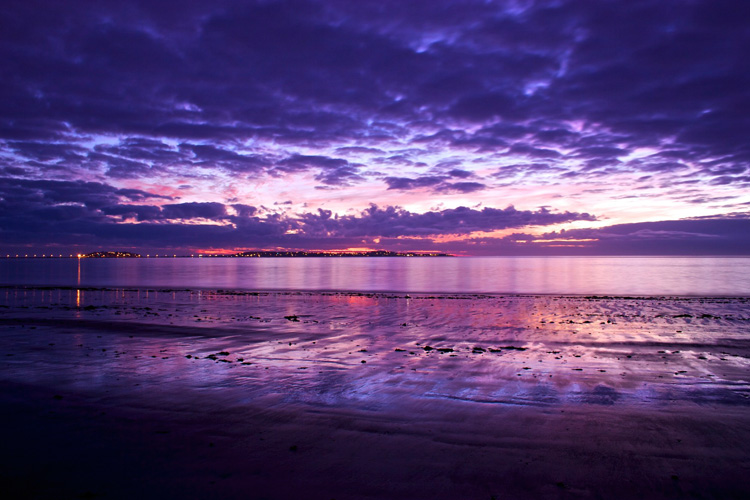
#> input picture Unit 7/beach.jpeg, 750 x 500 px
$ python '3 Wang Amy kmeans_pics.py' beach.jpeg 3
#> lines starting #> are read from the running program, lines starting #| are printed output that depends on the picture; long printed decimals are rounded
#> further down, img is the input picture: PIL image 750x500 RGB; mean R, G, B 87.5, 62.7, 117.8
#27-color naïve quantization: Take each pixel in turn. For R, G, and B individually, if the value is less than
#255 // 3, make it 0. If it’s greater than 255 * 2 // 3, make it 255. Otherwise, make it 127.
#• 8-color naïve quantization: Take each pixel in turn. For R, G, and B individually, if the value is less than 128,
#make it 0. If it’s greater or equal, make it 255
import sys
import random
from time import perf_counter
from PIL import Image
from random import randrange
from collections import defaultdict

dict = defaultdict(list)
meanlist = []
k = 8

def  vector_quantization(img, pix, grouplist):
    global meanlist

    newimg = Image.new("RGB", (img.size[0], img.size[1]), 0)
    newpix = newimg.load()
    i = 0
    for group in grouplist:
        for p in group:
            newpix[p[0],p[1]] = (int(meanlist[i][0]),int(meanlist[i][1]),int(meanlist[i][2]))
        i += 1

    return newimg

def find_initial_means(pix):
    global k
    meanlist = []

    while True:
        x = randrange(0, 256)
        y = randrange(0, 256)
        color = pix[x,y]
        if not color in meanlist:
            meanlist.append(color)
        if len(meanlist) == k:
            break

    #print(meanlist)
    return meanlist

def build_rgb_dcit(img, pix):
    global dict
    dict = defaultdict(list)
    for x in range (img.size[0]):
            for y in range (img.size[1]):
                color = pix[x,y]
                if color in dict:
                    dict[color].append((x,y))
                else:
                    dict[color] = [(x,y)]
    print("dict size", len(dict))
#| dict size 97134

    return dict

def k_means(img, pix):
    global meanlist, k, dict

    dict = build_rgb_dcit(img, pix)
#> dict = 97134 items
    #meanlist = find_initial_means(pix)
    meanlist = random.sample(list(dict.keys()), k)
#> meanlist = [(233, 222, 254), (93, 61, 108), (80, 60, 155)]

    oldgrouplist = [[[]] * k]

    counter = 0
    while True:
        grouplist = []
        for i in range(k):
            g = []
            grouplist.append(g)
        counter += 1
        print("\n\nstarting round ", counter, "current mean list", meanlist)

        for color in dict:
            #print(color, dict[color])
            min = 1000000
            idx = -1
            for i in range(k):
                squared_error = (color[0]-meanlist[i][0])**2 + (color[1]-meanlist[i][1])**2 +  (color[2]-meanlist[i][2])**2
                if squared_error < min:
                    min = squared_error
                    idx = i
            grouplist[idx].extend(dict[color])

        newmeanlist = []
        count = 0
        for g in grouplist: #each group
            glen = len(g)
            #print("group", count, "size", glen)

            suml = [0.0,0.0,0.0]
            for p in g:     #each pixel in this group
                #print("group", count, p)
                s = pix[p[0], p[1]]
                for i in range(3):
                    suml[i] += s[i]
            #print("sum", suml)

            newmeanlist.append((suml[0]/glen, suml[1]/glen, suml[2]/glen))
            count = count+1

        #print("new mean list", newmeanlist)

        nextround = False
        for i in range(k):
            if len(oldgrouplist[i]) != len(grouplist[i]):
                nextround = True
                break
        if nextround == False:
            break

        oldgrouplist = grouplist.copy()
        meanlist = newmeanlist
#> this loop made 34 passes
#| starting round  1 current mean list [(233, 222, 254), (93, 61, 108), (80, 60, 155)]
#> (further printed lines are left out)
#> after the loop, counter = 34


    for i in range(k):
        print("\nMean ", i, meanlist[i], "group size", len(grouplist[i]) )

    return grouplist

filename = sys.argv[1]
k = int(sys.argv[2])

img = Image.open(filename)
#img.show()

#print(img.size) # A tuple. Note: width first THEN height. PIL goes [x, y] with y counting from the top of the frame.
pix = img.load() # Pix is a pixel manipulation object; we can assign pixel values and img will change as we do so.
# print(pix[2,5]) # Access the color at a specific location; note [x, y] NOT [row, column].
# pix[2,5] = (255, 255, 255) # Set the pixel to white. Note this is called on “pix”, but it modifies “img”.

start = perf_counter()
grouplist = k_means(img,pix)
#> grouplist = 3 items
img = vector_quantization(img, pix, grouplist)
#> in vector_quantization, `newimg = Image.new("RGB", (img.size[0], img.size[1]), 0)`: newimg: PIL image 750x500 RGB; every value is 0
#> the loop in vector_quantization, `for group in grouplist:` made 3 passes
#> after the loop in vector_quantization, `for group in grouplist:`: i = 3
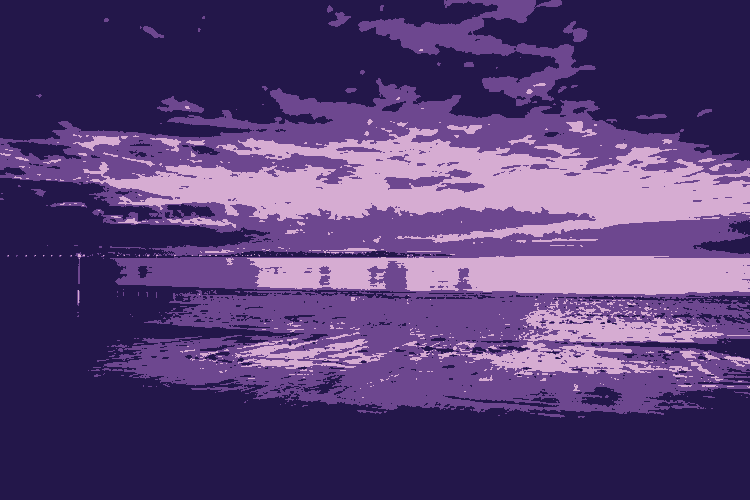
#> img: PIL image 750x500 RGB; mean R, G, B 86.8, 62.1, 117.1
img.show() # Now, you should see a single white pixel near the upper left corner
img.save("kmeansout.png") # Save the resulting image. Alter your filename as necessary.
end = perf_counter()
print("total time", end-start)

$ run again, on Unit 7/part2-127.png
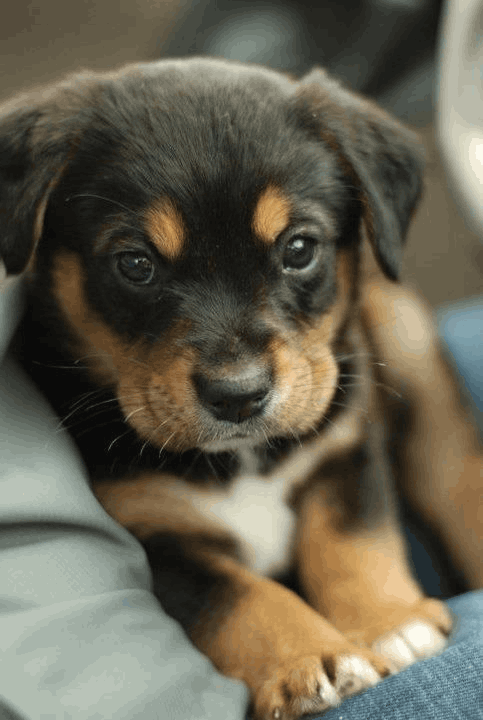
#> input picture Unit 7/part2-127.png, 483 x 720 px
#> img is the input picture: PIL image 483x720 RGB; mean R, G, B 102.9, 97.6, 80.9
#| dict size 127
#> dict = 127 items
#> meanlist = [(213, 183, 138), (44, 35, 23), (215, 213, 191)]
#> the loop in k_means, `while True:` made 12 passes
#| starting round  1 current mean list [(213, 183, 138), (44, 35, 23), (215, 213, 191)]
#> after the loop in k_means, `while True:`: counter = 12
#> the loop in k_means, `for i in range(k):` made 3 passes
#| Mean  0 (106.417, 97.341, 77.162) group size 134937
#| Mean  1 (40.715, 38.038, 29.943) group size 118701
#| Mean  2 (176.278, 173.017, 150.694) group size 94122
#> grouplist = 3 items
#> newimg: PIL image 483x720 RGB; every value is 0
#> the loop in vector_quantization, `for group in grouplist:` made 3 passes
#> after the loop in vector_quantization, `for group in grouplist:`: i = 3
#> `img = vector_quantization(img, pix, grouplist)`:
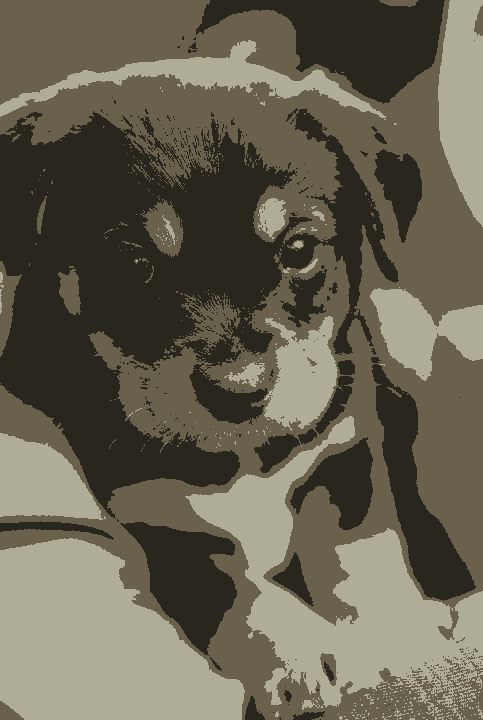
#> img: PIL image 483x720 RGB; mean R, G, B 102.4, 97.4, 80.4
